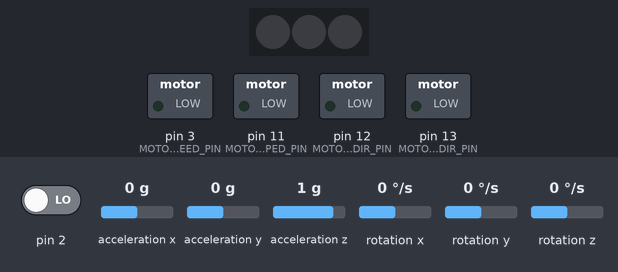
A sketch run on a simulated Arduino Uno, built with avr-gcc and run on an emulated ATmega328P. On the bench: 3 RGB LEDs in strip order, left to right, switched loads named in the sketch (green lamp = pin HIGH). The test bench sets the inputs (shaded band); at power-on: pin 2 LOW, acceleration x 0 g, acceleration y 0 g, acceleration z 1 g, rotation x 0 °/s, rotation y 0 °/s, rotation z 0 °/s. The sensor or clock chip raises its interrupt line as the real part does; what the sketch prints to the serial monitor is not drawn.

Above: at 0.1 s.
At 0.7 s:
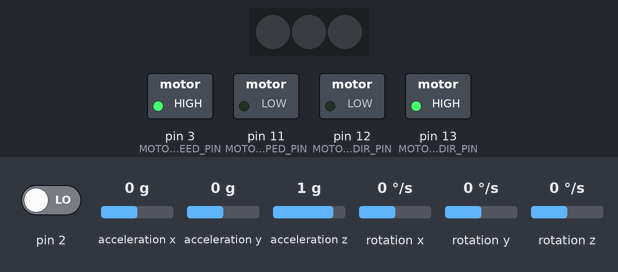
Timing chart, 0 to 2.2 s (numbered marks = the images above):
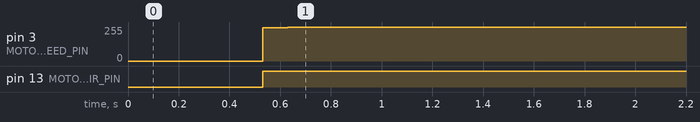

The sketch:

sketch_sbr_led.ino
```cpp
/*
 *
 *  Manage the self-balanced Robot
 *   - Define PIN layout
 *   - Attach & Control 6-DOFIMU via I2C
 *   - Drive motors accordingly to PID control
 *
 *  TODO:
 *   - Register manipulation for PWM (increase reactivity of motor drive)
 *   - NeoPixel management
 *   - State machine implementation
 *   - PID tuning
 *   - trace events in serial
 *   - inbound communication
 *
 *  Created on 8 August 2018
 *  By Mamadi KEITA
 */
#include "I2Cdev.h"
#include "MPU6050_6Axis_MotionApps20.h"
#include "Wire.h"
#include <Adafruit_NeoPixel.h>
#include <PID_v1.h>


//Rotation direction of the motor
#define CW 0
#define CCW 1
//Movements of MPU6050
#define YAW 0
#define PITCH 1
#define ROLL 2

//Motor Definition
#define MOTOR_A 0
#define MOTOR_B 1

 //PIN Setting
 const byte BUTTON_PIN = 4;
 const byte NEOPIXEL_LED_PIN = 6;
 const byte MOTORA_SPEED_PIN = 3;
 const byte MOTORB_SPPED_PIN = 11;
 const byte MOTORA_DIR_PIN = 12;
 const byte MOTORB_DIR_PIN = 13;

//Instantiate MPU6050 and variables
MPU6050 mpu;
// --
bool dmpReady = false;
uint8_t mpuIntStatus;
uint8_t devStatus;
uint16_t packetSize;
uint16_t fifoCount;
uint8_t fifoBuffer[64];
// --
Quaternion q;         // [w, x, y, z]       quaternion container
VectorFloat gravity;  // [x, y, z]          gravity vector
float ypr[3];         // [Yaw, Pitch, Roll] yaw/pitch/roll container & gravity vector

volatile bool mpuInterrupt = false;
// -- MPU Calibration
const int OFFSET_ACCEL_X = 0;
const int OFFSET_ACCEL_Y = 0;
const int OFFSET_ACCEL_Z = 0;
const int OFFSET_GYRO_X = 0;
const int OFFSET_GYRO_Y = 0;
const int OFFSET_GYRO_Z = 0;
//--------------------------------

//Instanciate Neopixel
Adafruit_NeoPixel strip = Adafruit_NeoPixel (3, NEOPIXEL_LED_PIN, NEO_GRB + NEO_KHZ800);
//--------------------------------

//Instanciate PID
const double Kp = 2;
const double Ki = 5;
const double Kd = 1;
double setPointPID, inputPID, outputPID;

PID motorPID(&inputPID, &outputPID, &setPointPID, Kp, Ki, Kd, DIRECT);
//--------------------------------


// Interrup detection routine
void dmpDataReady() {
  mpuInterrupt = true;
}


void setup() {
  //Open Serial Connection for logging
  Wire.begin();
  Serial.begin(57600);

  //Setup components
  setupMotor();
  setupNeoPixel();
  setupIMU();

  inputPID = 0 ;
  setPointPID = 100;
  motorPID.SetMode(AUTOMATIC);

}

void loop() {
  processIMU();
  inputPID = ypr[PITCH];
  motorPID.Compute();
  regulatedDrive();

}

void setupMotor() {
  Serial.print("Initialize Motors ...");
  pinMode(MOTORA_SPEED_PIN, OUTPUT);
  pinMode(MOTORB_SPPED_PIN, OUTPUT);
  pinMode(MOTORA_DIR_PIN, OUTPUT);
  pinMode(MOTORB_DIR_PIN, OUTPUT);

  digitalWrite(MOTORA_SPEED_PIN, LOW);
  digitalWrite(MOTORB_SPPED_PIN, LOW);
  digitalWrite(MOTORA_DIR_PIN, LOW);
  digitalWrite(MOTORB_DIR_PIN, LOW);

  Serial.print("Motors initialized.");
}

void setupNeoPixel() {
  Serial.print("Initialize NeoPixel Strip ...");
  strip.begin();
  strip.show();

  Serial.print("NeoPixel initialized.");
}

void setupIMU() {
  TWBR = 24; //400kHz I2C clock for Arduino Uno

  Serial.print("Initialize MPU ...");
  mpu.initialize();

  Serial.print("Initialize DMP ...");
  devStatus = mpu.dmpInitialize();

  mpu.setXAccelOffset(OFFSET_ACCEL_X);
  mpu.setYAccelOffset(OFFSET_ACCEL_Y);
  mpu.setZAccelOffset(OFFSET_ACCEL_Z);
  mpu.setXGyroOffset(OFFSET_GYRO_X);
  mpu.setYGyroOffset(OFFSET_GYRO_Y);
  mpu.setZGyroOffset(OFFSET_GYRO_Z);

  if (devStatus == 0) {
    Serial.print("DMP initialization success !");
    //Turn on the DMP
    mpu.setDMPEnabled(true);

    //Enable interrupt detection
    attachInterrupt(0, dmpDataReady, RISING);
    mpuIntStatus = mpu.getIntStatus();

    //Set DMP Ready flag
    dmpReady = true;

    //Get expected packet size
    packetSize = mpu.dmpGetFIFOPacketSize();

  } else {
    //Initialization failed
    Serial.print("DMP Initialization failed (code ");
    Serial.print(devStatus);
    Serial.print(")");
  }
}


void processIMU() {
  if (!dmpReady) {
    return;
  }

  while (!mpuInterrupt && fifoCount < packetSize) {
    //Wait for MPU interrupt or extra packet available
  }

  mpuInterrupt = false;
  mpuIntStatus = mpu.getIntStatus();

  fifoCount = mpu.getFIFOCount();

  if ((mpuIntStatus & 0x10) || fifoCount == 1024) {
    mpu.resetFIFO();
    Serial.println("FIFO overflow");
  } else if (mpuIntStatus & 0x02) {
    while (fifoCount < packetSize) {
      fifoCount = mpu.getFIFOCount();
    }
    mpu.getFIFOBytes(fifoBuffer, packetSize);

    fifoCount -=packetSize;

    mpu.dmpGetQuaternion(&q, fifoBuffer);
    mpu.dmpGetGravity(&gravity, &q);
    mpu.dmpGetYawPitchRoll(ypr, &q, &gravity);
  }
}

void activateMotor(byte motr, byte dir, byte spd) {
  byte motorDirection = 0;
  byte motorSpeed = 0;

  if (motr == MOTOR_A)
  {
    motorDirection = MOTORA_DIR_PIN;
    motorSpeed = MOTORA_SPEED_PIN;
  }
  else
  {
    motorDirection = MOTORB_DIR_PIN;
    motorSpeed = MOTORB_DIR_PIN;
  }

  digitalWrite(motorDirection, dir);
  analogWrite(motorSpeed, spd);
}

void regulatedDrive() {
  activateMotor(MOTOR_A, CW, outputPID);
  activateMotor(MOTOR_B, CCW, outputPID);
}
```

Measured:
- by itself, pin 3 (MOTORA_SPEED_PIN): 0/255 → 250/255 at 0.53 s, → 255/255 0.10 s later
- by itself, pin 13 (MOTORB_DIR_PIN): LOW → HIGH at 0.53 s
